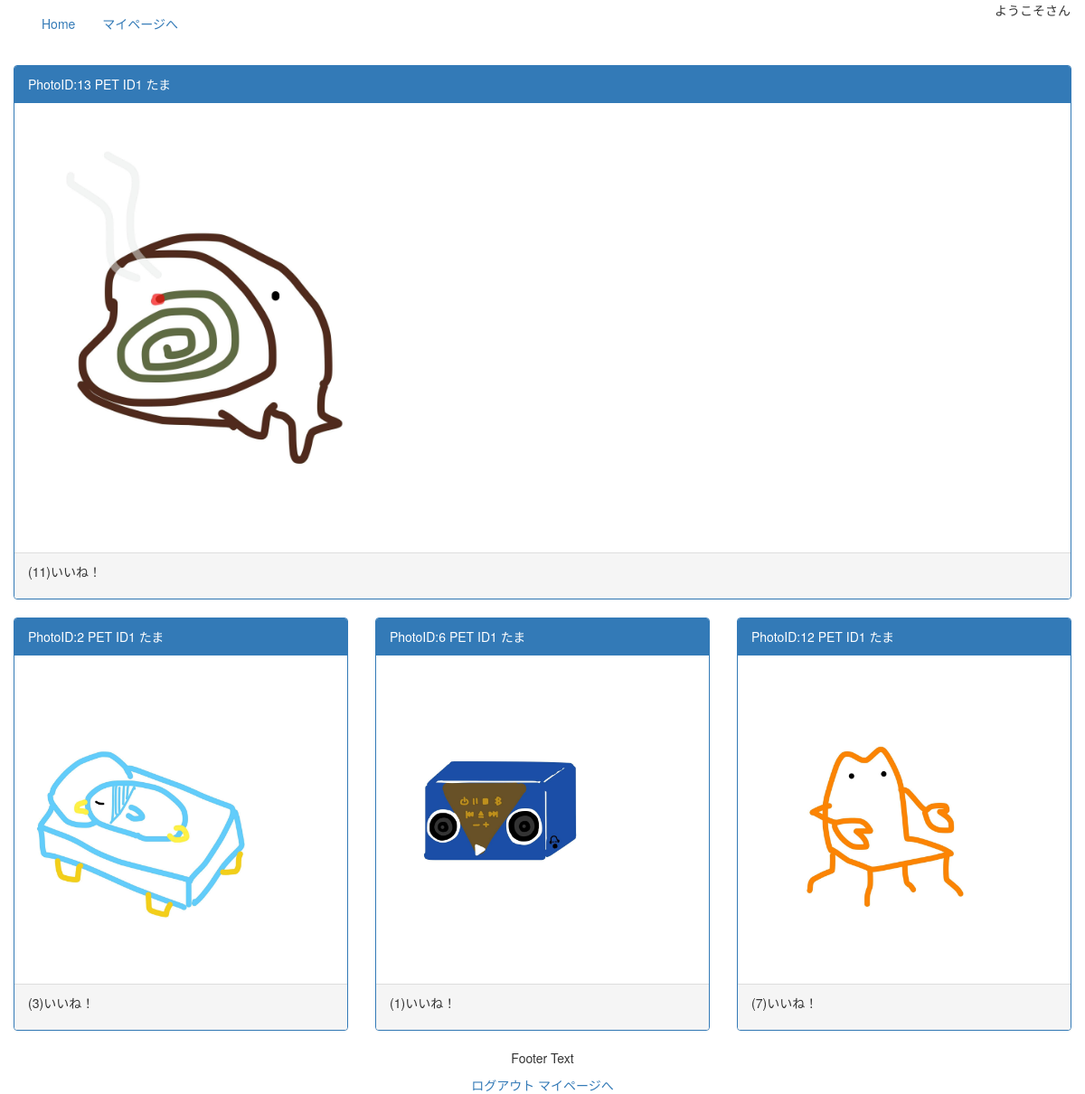
Screenshot of /blog/mypage/1/ with the database file from the repository.
### blog/models.py (models this page shows, shortened)
class Photo(models.Model):
    image = models.ImageField(verbose_name='写真',upload_to='images/',)
    good_count = models.IntegerField(default=0)
    pub_date = models.DateTimeField(default=timezone.now)
    pet = models.ForeignKey(Pet, on_delete=models.CASCADE,null=True)
    is_primary = models.BooleanField(verbose_name='表示用として使う',default=False)
    is_dispalyed = models.BooleanField(verbose_name='表示させますか？',default=False)

class Pet(models.Model):
    SEX_CHOICES = (
        (0,'オス'),
        (1,'メス'),
        (2,'秘密'),
    )
    PET_CHOICES = (
        (0,'犬'),
        (1,'猫'),
        (2,'その他'),
    )
    name = models.CharField(max_length=40)
    owner = models.ForeignKey(get_user_model(),on_delete=models.CASCADE,null=True)
    sex = models.IntegerField(
        verbose_name = '性別',
        choices = SEX_CHOICES,
        default = 0
    )
    together_with = models.IntegerField(
        verbose_name = 'いつから一緒にいますか？',
        default=1985,
        validators=[MinValueValidator(1985)]
    )
    pet_type = models.IntegerField(
        verbose_name = 'ペットの種類',
        choices = PET_CHOICES,
        default = 0
    )
    created_at = models.DateTimeField(default=timezone.now)

### blog/views.py (the view)
# urls.py: path('blog/mypage/<int:pet_id>/', views.pet_detail, name='pet_detail'),
def pet_detail(request, pet_id):
    pet = Pet.objects.get(pk=pet_id)
    return render(request, 'blog/mypage/pet_detail.html',{
            'pet':pet
    })

### blog/templates/blog/mypage/pet_detail.html (shortened to what this page needs)
<!DOCTYPE html>
<html lang="ja">
<head>
  <link rel="stylesheet" href="http://maxcdn.bootstrapcdn.com/bootstrap/3.3.7/css/bootstrap.min.css">
</head>
<body>
<nav class="navbar navbar">
  <div class="container-fluid">
    <div class="collapse navbar-collapse" id="myNavbar">
      <ul class="nav navbar-nav">
        <li class="active"><a href="{% url 'index' %} ">Home</a></li>
        <li class="active"><a href="{% url 'mypage' user.id %} ">マイページへ</a></li>
      </ul>
      <ul class="nav navbar-nav navbar-right">
        <li>ようこそ{{ user.username }}さん</li>
      </ul>
    </div>
  </div>
</nav>
{% for photo in pet.photo_set.all %}
  {% if photo.is_primary == True %}
  <div class="col-sm-12">
    <div class="panel panel-primary">
      <div class="panel-heading">PhotoID:{{ photo.id }} {{ photo.name }} PET ID{{ photo.pet_id }} {{ photo.pet.name}}</div>
      <div class="panel-body"><img src="/media/{{ photo.image }}" class="img-responsive" width="350" height="20" alt="Image"></div>
      <div class="panel-footer">
          <p>({{ photo.good_count }})いいね！</p>
      </div>
    </div>
  </div>
  {% endif %}
{% endfor %}
<br>
{% for photo in pet.photo_set.all %}
  {% if photo.is_primary == False %}
<div class="col-sm-4">
  <div class="panel panel-primary">
    <div class="panel-heading">PhotoID:{{ photo.id }} {{ photo.name }} PET ID{{ photo.pet_id }} {{ photo.pet.name}}</div>
    <div class="panel-body"><img src="/media/{{ photo.image }}" class="img-responsive" width="250" height="20" alt="Image"></div>
    <div class="panel-footer">
          <p>({{ photo.good_count }})いいね！</p>
    </div>
  </div>
</div>
{% endif %}
{% endfor %}
<footer class="container-fluid text-center">
  <p>Footer Text</p>
  <a class="nav-item nav-link" href="{% url 'logout' %}">ログアウト</a>
  <a href="{% url 'mypage' user.id %} ">マイページへ</a></li>
</footer>
</body>
</html>

### rows the page displays
Photo: id "13", pet_id "1", pet.name "たま", image (picture), good_count "11"
Photo: id "2", pet_id "1", pet.name "たま", image (picture), good_count "3"
Photo: id "6", pet_id "1", pet.name "たま", image (picture), good_count "1"
Photo: id "12", pet_id "1", pet.name "たま", image (picture), good_count "7"
